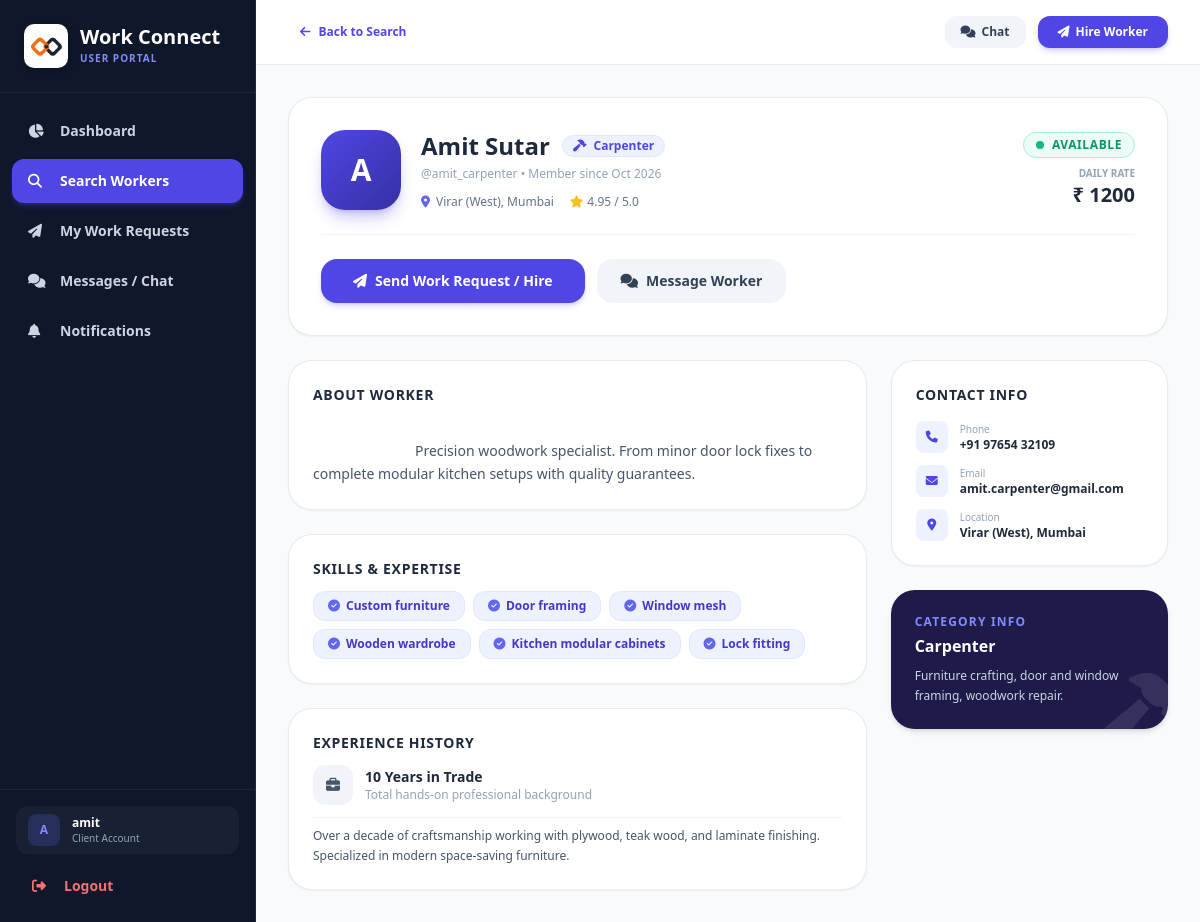
Screenshot of /user/worker_profile.php?id=12 (signed in) with the database file from the repository.
### tables this page shows
CREATE TABLE `worker_profiles` (
  `user_id` int(11) NOT NULL,
  `full_name` varchar(255) DEFAULT NULL,
  `category_id` int(11) DEFAULT NULL,
  `skills` text DEFAULT NULL,
  `experience_years` int(11) NOT NULL DEFAULT 1,
  `experience_details` text DEFAULT NULL,
  `location` varchar(255) DEFAULT NULL,
  `availability` enum('available','busy','unavailable') NOT NULL DEFAULT 'available',
  `daily_rate` varchar(100) DEFAULT NULL,
  `hourly_rate` varchar(100) DEFAULT NULL,
  `phone` varchar(30) DEFAULT NULL,
  `bio` text DEFAULT NULL,
  `rating` decimal(3,2) NOT NULL DEFAULT 5.00,
  `created_at` timestamp NOT NULL DEFAULT current_timestamp(),
  PRIMARY KEY (`user_id`),
  KEY `category_id` (`category_id`),
  CONSTRAINT `fk_worker_category` FOREIGN KEY (`category_id`) REFERENCES `categories` (`id`) ON DELETE SET NULL,
  CONSTRAINT `fk_worker_user` FOREIGN KEY (`user_id`) REFERENCES `users` (`id`) ON DELETE CASCADE
);

CREATE TABLE `users` (
  `id` int(11) NOT NULL AUTO_INCREMENT,
  `username` varchar(100) NOT NULL,
  `email` varchar(150) NOT NULL,
  `password` varchar(255) NOT NULL,
  `role_id` int(11) NOT NULL,
  `created_at` timestamp NOT NULL DEFAULT current_timestamp(),
  PRIMARY KEY (`id`),
  UNIQUE KEY `username` (`username`),
  UNIQUE KEY `email` (`email`),
  KEY `role_id` (`role_id`),
  CONSTRAINT `users_ibfk_1` FOREIGN KEY (`role_id`) REFERENCES `roles` (`id`)
);

CREATE TABLE `categories` (
  `id` int(11) NOT NULL AUTO_INCREMENT,
  `name` varchar(100) NOT NULL,
  `icon` varchar(50) NOT NULL DEFAULT 'fa-tools',
  `description` text DEFAULT NULL,
  `created_at` timestamp NOT NULL DEFAULT current_timestamp(),
  PRIMARY KEY (`id`),
  UNIQUE KEY `name` (`name`)
);

### user/worker_profile.php (the view, shortened to what this page needs)
<?php
require_once '../includes/db_connect.php';
$worker_id = isset($_GET['id']) && is_numeric($_GET['id']) ? (int)$_GET['id'] : 0;
$stmt = $pdo->prepare("
    SELECT u.id, u.username, u.email, u.created_at as member_since,
           wp.full_name, wp.category_id, wp.skills, wp.experience_years, wp.experience_details,
           wp.location, wp.availability, wp.daily_rate, wp.hourly_rate, wp.phone, wp.bio, wp.rating,
           c.name as category_name, c.icon as category_icon, c.description as category_desc
    FROM users u
    JOIN worker_profiles wp ON u.id = wp.user_id
    LEFT JOIN categories c ON wp.category_id = c.id
    WHERE u.id = ?
");
$stmt->execute([$worker_id]);
$worker = $stmt->fetch();
?>
<!DOCTYPE html>
<html lang="en">
<head>
    <script src="https://cdn.tailwindcss.com"></script>
    <link rel="stylesheet" href="https://cdnjs.cloudflare.com/ajax/libs/font-awesome/6.5.1/css/all.min.css">
</head>
<body class="bg-slate-50 font-sans">
<div class="flex h-screen overflow-hidden">
    <?php include '../includes/user_sidebar.php'; ?>
    <div class="flex-1 flex flex-col overflow-y-auto">
        <header class="bg-white border-b border-slate-200/80 p-4 md:px-8 flex justify-between items-center sticky top-0 z-20">
            <div class="flex items-center space-x-3">
                <a href="search_workers.php" class="text-xs font-bold text-indigo-600 hover:text-indigo-800 flex items-center">
                    <i class="fas fa-arrow-left mr-2"></i> Back to Search
                </a>
            </div>
            <div class="flex items-center space-x-3">
                <a href="chat.php?worker_id=<?php echo $worker['id']; ?>" class="bg-slate-100 hover:bg-slate-200 text-slate-700 px-4 py-2 rounded-xl text-xs font-bold transition-all flex items-center space-x-1.5">
                    <i class="fas fa-comments"></i>
                    <span>Chat</span>
                </a>
                <button onclick="openHireModal()" class="bg-indigo-600 hover:bg-indigo-700 text-white px-5 py-2 rounded-xl text-xs font-bold transition-all shadow-md shadow-indigo-600/20 flex items-center space-x-1.5">
                    <i class="fas fa-paper-plane"></i>
                    <span>Hire Worker</span>
                </button>
            </div>
        </header>
        <div class="p-4 md:p-8 space-y-6 max-w-5xl mx-auto w-full">
            <div class="bg-white rounded-3xl border border-slate-200/80 p-6 md:p-8 shadow-sm">
                <div class="flex flex-col md:flex-row items-start md:items-center justify-between gap-6 pb-6 border-b border-slate-100">
                    <div class="flex items-center space-x-5">
                        <div class="w-20 h-20 rounded-3xl bg-gradient-to-br from-indigo-600 to-indigo-800 text-white font-extrabold flex items-center justify-center text-3xl shadow-lg shadow-indigo-600/30">
                            <?php echo strtoupper(substr($worker['username'], 0, 1)); ?>
                        </div>
                        <div>
                            <div class="flex items-center space-x-3">
                                <h1 class="text-2xl font-bold text-slate-800"><?php echo htmlspecialchars($worker['full_name'] ?: $worker['username']); ?></h1>
                                <span class="px-2.5 py-0.5 rounded-full text-xs font-bold bg-indigo-50 text-indigo-600 border border-indigo-100">
                                    <i class="fas <?php echo htmlspecialchars($worker['category_icon'] ?: 'fa-tools'); ?> mr-1"></i>
                                    <?php echo htmlspecialchars($worker['category_name'] ?: 'Worker'); ?>
                                </span>
                            </div>
                            <p class="text-xs text-slate-400 mt-1">@<?php echo htmlspecialchars($worker['username']); ?> &bull; Member since <?php echo date('M Y', strtotime($worker['member_since'])); ?></p>
                            <div class="flex items-center space-x-4 text-xs text-slate-500 mt-3">
                                <span><i class="fas fa-location-dot text-indigo-500 mr-1.5"></i><?php echo htmlspecialchars($worker['location'] ?: 'Location not specified'); ?></span>
                                <span><i class="fas fa-star text-amber-400 mr-1"></i><?php echo $worker['rating']; ?> / 5.0</span>
                            </div>
                        </div>
                    </div>
                    <div class="flex md:flex-col items-center md:items-end justify-between w-full md:w-auto gap-2">
                        <span class="inline-flex items-center px-3 py-1 rounded-full text-xs font-bold uppercase tracking-wider
                            <?php
                            if ($worker['availability'] === 'available') echo 'bg-emerald-50 text-emerald-600 border border-emerald-200';
                            elseif ($worker['availability'] === 'busy') echo 'bg-amber-50 text-amber-600 border border-amber-200';
                            else echo 'bg-slate-100 text-slate-500';
                            ?>">
                            <?php if ($worker['availability'] === 'available'): ?>
                                <span class="w-2 h-2 bg-emerald-500 rounded-full mr-2 animate-pulse"></span>
                            <?php endif; ?>
                            <?php echo ucfirst($worker['availability']); ?>
                        </span>
                        <div class="text-right">
                            <p class="text-[10px] text-slate-400 font-semibold uppercase">Daily Rate</p>
                            <p class="text-xl font-extrabold text-slate-800">
                                ₹ <?php echo htmlspecialchars($worker['daily_rate'] ?: 'Negotiable'); ?>
                            </p>
                        </div>
                    </div>
                </div>
                <div class="pt-6 flex flex-wrap gap-3">
                    <button onclick="openHireModal()" class="flex-1 sm:flex-none bg-indigo-600 hover:bg-indigo-700 text-white px-8 py-3 rounded-2xl text-sm font-bold transition-all shadow-md shadow-indigo-600/20 flex items-center justify-center space-x-2">
                        <i class="fas fa-paper-plane"></i>
                        <span>Send Work Request / Hire</span>
                    </button>
                    <a href="chat.php?worker_id=<?php echo $worker['id']; ?>" class="flex-1 sm:flex-none bg-slate-100 hover:bg-slate-200 text-slate-700 px-6 py-3 rounded-2xl text-sm font-bold transition-all flex items-center justify-center space-x-2">
                        <i class="fas fa-comments"></i>
                        <span>Message Worker</span>
                    </a>
                </div>
            </div>
            <div class="grid grid-cols-1 md:grid-cols-3 gap-6">
                <div class="md:col-span-2 space-y-6">
                    <div class="bg-white rounded-3xl border border-slate-200/80 p-6 shadow-sm">
                        <h3 class="text-sm font-bold text-slate-800 uppercase tracking-wider mb-3">About Worker</h3>
                        <p class="text-sm text-slate-600 leading-relaxed whitespace-pre-wrap">
                            <?php echo htmlspecialchars($worker['bio'] ?: 'No detailed bio provided yet. Contact the worker directly for further details.'); ?>
                        </p>
                    </div>
                    <div class="bg-white rounded-3xl border border-slate-200/80 p-6 shadow-sm">
                        <h3 class="text-sm font-bold text-slate-800 uppercase tracking-wider mb-3">Skills & Expertise</h3>
                        <div class="flex flex-wrap gap-2">
                            <?php
                            $skills = array_filter(array_map('trim', explode(',', $worker['skills'] ?? 'General Skills')));
                            foreach ($skills as $s):
                            ?>
                                <span class="px-3.5 py-1.5 bg-indigo-50 text-indigo-700 border border-indigo-100 rounded-xl text-xs font-semibold">
                                    <i class="fas fa-check-circle mr-1.5 text-indigo-500"></i><?php echo htmlspecialchars($s); ?>
                                </span>
                            <?php endforeach; ?>
                        </div>
                    </div>
                    <div class="bg-white rounded-3xl border border-slate-200/80 p-6 shadow-sm">
                        <h3 class="text-sm font-bold text-slate-800 uppercase tracking-wider mb-3">Experience History</h3>
                        <div class="flex items-center space-x-3 mb-3">
                            <div class="w-10 h-10 rounded-xl bg-slate-100 text-slate-600 flex items-center justify-center font-bold text-sm">
                                <i class="fas fa-briefcase"></i>
                            </div>
                            <div>
                                <p class="text-sm font-bold text-slate-800"><?php echo $worker['experience_years']; ?> Years in Trade</p>
                                <p class="text-xs text-slate-400">Total hands-on professional background</p>
                            </div>
                        </div>
                        <?php if(!empty($worker['experience_details'])): ?>
                            <p class="text-xs text-slate-600 leading-relaxed mt-2 pt-2 border-t border-slate-100">
                                <?php echo htmlspecialchars($worker['experience_details']); ?>
                            </p>
                        <?php endif; ?>
                    </div>
                </div>
                <div class="space-y-6">
                    <div class="bg-white rounded-3xl border border-slate-200/80 p-6 shadow-sm space-y-4">
                        <h3 class="text-sm font-bold text-slate-800 uppercase tracking-wider">Contact Info</h3>
                        <div class="space-y-3 text-xs text-slate-600">
                            <div class="flex items-center space-x-3">
                                <div class="w-8 h-8 rounded-lg bg-indigo-50 text-indigo-600 flex items-center justify-center">
                                    <i class="fas fa-phone"></i>
                                </div>
                                <div>
                                    <p class="text-[10px] text-slate-400">Phone</p>
                                    <p class="font-bold text-slate-800"><?php echo htmlspecialchars($worker['phone'] ?: 'Available upon request'); ?></p>
                                </div>
                            </div>
                            <div class="flex items-center space-x-3">
                                <div class="w-8 h-8 rounded-lg bg-indigo-50 text-indigo-600 flex items-center justify-center">
                                    <i class="fas fa-envelope"></i>
                                </div>
                                <div class="truncate">
                                    <p class="text-[10px] text-slate-400">Email</p>
                                    <p class="font-bold text-slate-800 truncate"><?php echo htmlspecialchars($worker['email']); ?></p>
                                </div>
                            </div>
                            <div class="flex items-center space-x-3">
                                <div class="w-8 h-8 rounded-lg bg-indigo-50 text-indigo-600 flex items-center justify-center">
                                    <i class="fas fa-map-marker-alt"></i>
                                </div>
                                <div>
                                    <p class="text-[10px] text-slate-400">Location</p>
                                    <p class="font-bold text-slate-800"><?php echo htmlspecialchars($worker['location'] ?: 'Not specified'); ?></p>
                                </div>
                            </div>
                        </div>
                    </div>
                    <div class="bg-indigo-950 text-white rounded-3xl p-6 shadow-md relative overflow-hidden">
                        <div class="absolute -right-4 -bottom-4 opacity-10 text-7xl">
                            <i class="fas <?php echo htmlspecialchars($worker['category_icon'] ?: 'fa-tools'); ?>"></i>
                        </div>
                        <h4 class="text-xs uppercase tracking-widest text-indigo-400 font-bold mb-1">Category Info</h4>
                        <p class="text-base font-bold mb-2"><?php echo htmlspecialchars($worker['category_name'] ?: 'Trade Worker'); ?></p>
                        <p class="text-xs text-slate-300 leading-relaxed"><?php echo htmlspecialchars($worker['category_desc'] ?: 'Certified service worker registered on Work Connect.'); ?></p>
                    </div>
                </div>
            </div>
        </div>
    </div>
</div>
</body>
</html>

### user/worker_profile.php (style rules this page uses)
body { font-family: 'Outfit', sans-serif; }

### rows the page displays
worker_profiles: user_id.username "A", full_name "Amit Sutar", category.name "Carpenter", user_id.username "amit_carpenter", user_id.created_at "Oct 2026", location "Virar (West), Mumbai", rating "4.95", availability "AVAILABLE", daily_rate "1200", bio "Precision woodwork specialist. From minor door lock fixes to complete modular kitchen setups with quality guarantees.", skills "Custom furniture", skills "Door framing", skills "Window mesh", skills "Wooden wardrobe", skills "Kitchen modular cabinets", skills "Lock fitting", experience_years "10", experience_details "Over a decade of craftsmanship working with plywood, teak wood, and laminate finishing. Specialized in modern space-saving furniture.", phone "+91 97654 32109", user_id.email "amit.carpenter@gmail.com", category.description "Furniture crafting, door and window framing, woodwork repair."

### other values shown
substr($_SESSION['username'] ?? 'U', 0, 1) "A"
$_SESSION['username'] "amit"
